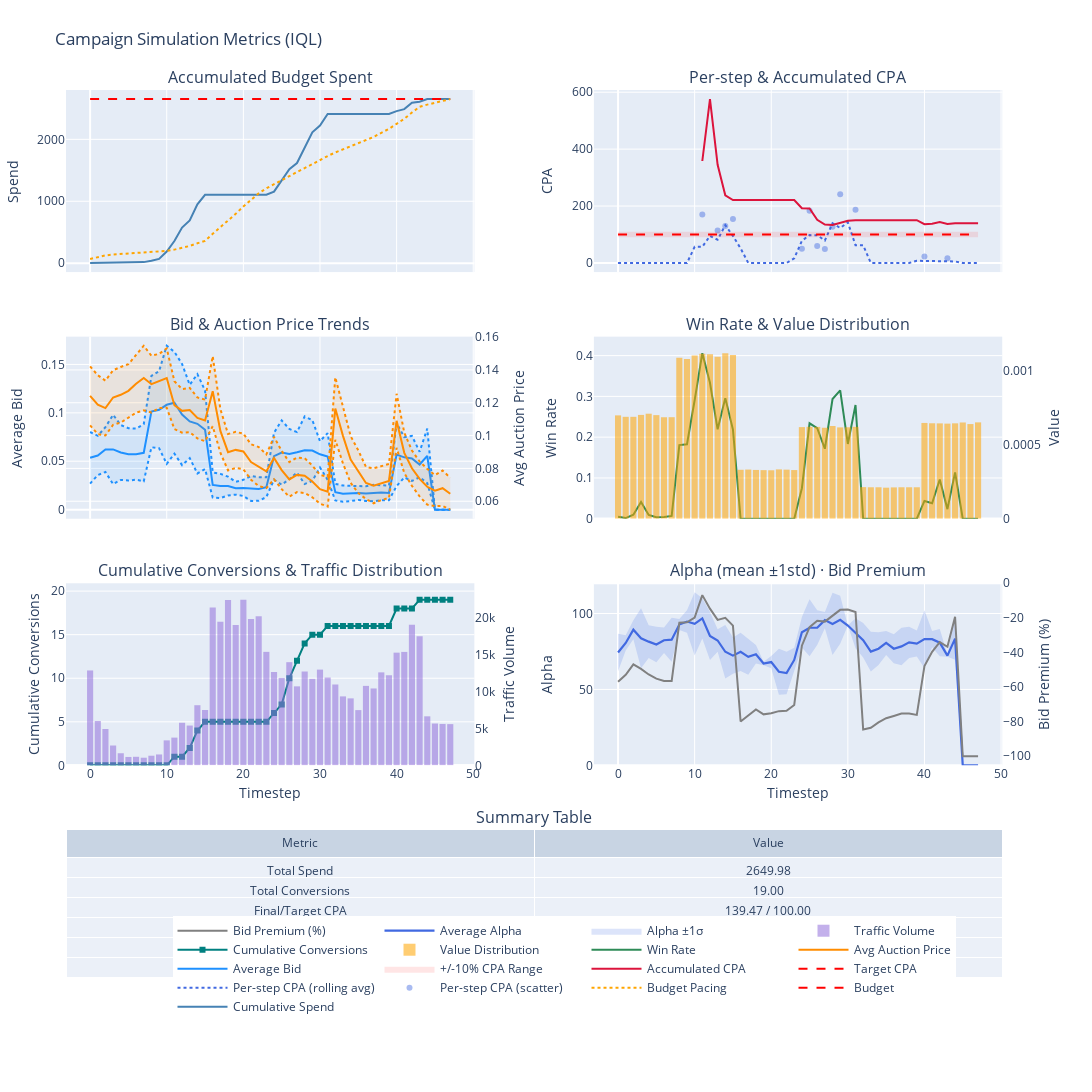
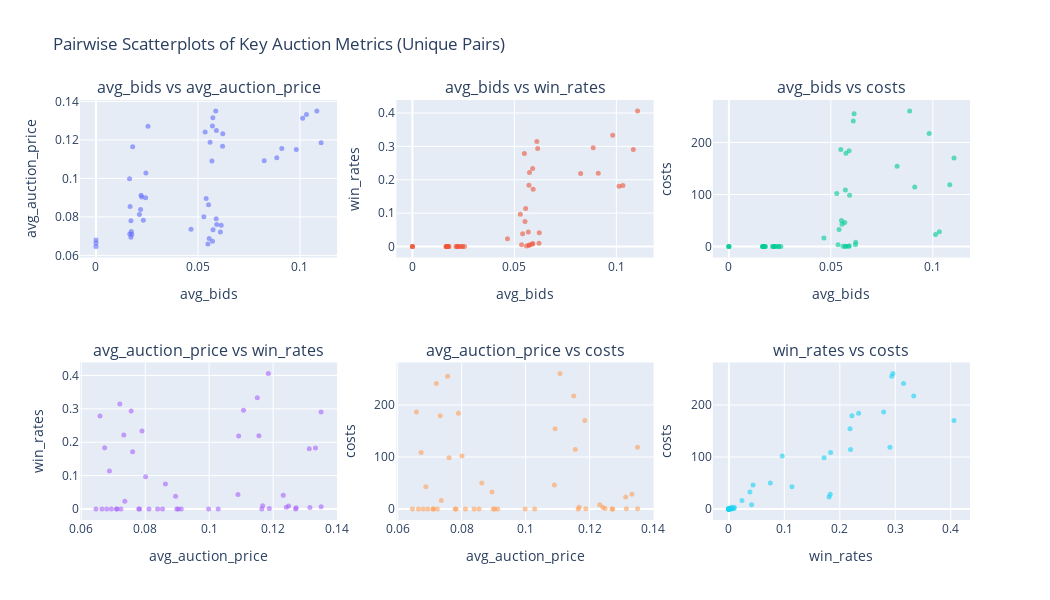

Here is the notebook cell these charts were saved with, in order:
### Markdown cell above
### Agent Campaign

### Code cell
history_idx = 5

agent_indices = np.where(auction_histories[history_idx].agent_names == agent_name)[0]
agent_idx = agent_indices[1]

fig, scatter_fig = plot_campaign_simulation_metrics(auction_histories[history_idx], agent_idx)
fig.show()
scatter_fig.show()
